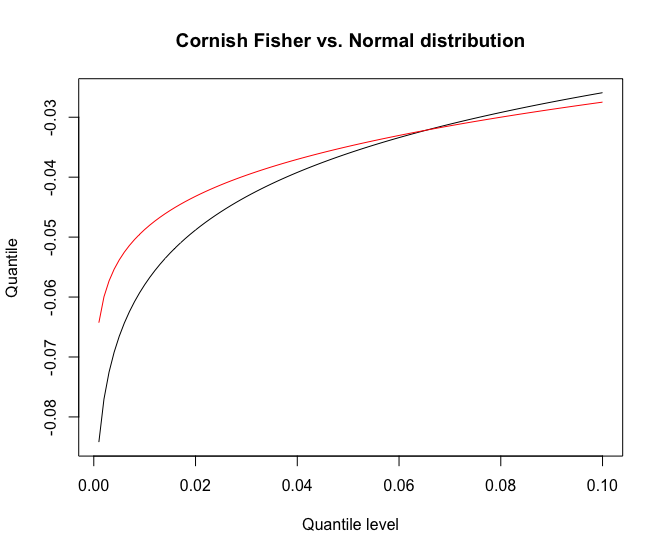

Generate this figure with R:
#Set working directory
setwd("~/Desktop/IRTG/Teaching/R")

#Read in data
data = read.csv("DBK.DE.csv")

#Generate daily log returns
x = diff(log(as.numeric(data$Close)),lag=1)

#Function for Cornish Fisher approximation
CF = function(z,tau){

  #Standardize (mean 0, variance 1)
y = (z-mean(z))/sd(z)

#Calculate the first 5 moments
mu1 = mean(y)
mu2 = mean(y^2)
mu3 = mean(y^3)
mu4 = mean(y^4)
mu5 = mean(y^5)

#Calculate the 5 cumulants
k1 = mu1
k2 = mu2
k3 = mu3
k4 = mu4 - 3*mu2^2
k5 = mu5 - 10*mu3*mu2

#Cornish Fisher approximation of the tau-quantile of y
y_tau = qnorm(tau) + (qnorm(tau)-1)*k3/6 + (qnorm(tau)^3-3*qnorm(tau))*k4/24 - (2*qnorm(tau)^3-5*qnorm(tau))*k3^2/36 +
  (qnorm(tau)^4-6*qnorm(tau)^2+3)*k5/120 - (qnorm(tau)^4-5*qnorm(tau)^2+2)*k3*k4/24 + (12*qnorm(tau)^4-53*qnorm(tau)^2+17)*k3^3/324

#Transform back
z_tau = y_tau * sd(z) + mean(z)
return(z_tau)
}

#Sequence of quantile levels
q = seq (0.001,0.1,0.001)

#Calculate CF and Normal quantiles for the sequence
CF_app = sapply(q,CF,z=x)
Normal = sapply(q,qnorm,mean=mean(x),sd=sd(x))

#Plot the results
plot(CF_app~q,type="l",xlab="Quantile level",ylab="Quantile",main="Cornish Fisher vs. Normal distribution")
lines(Normal~q,col="red")
